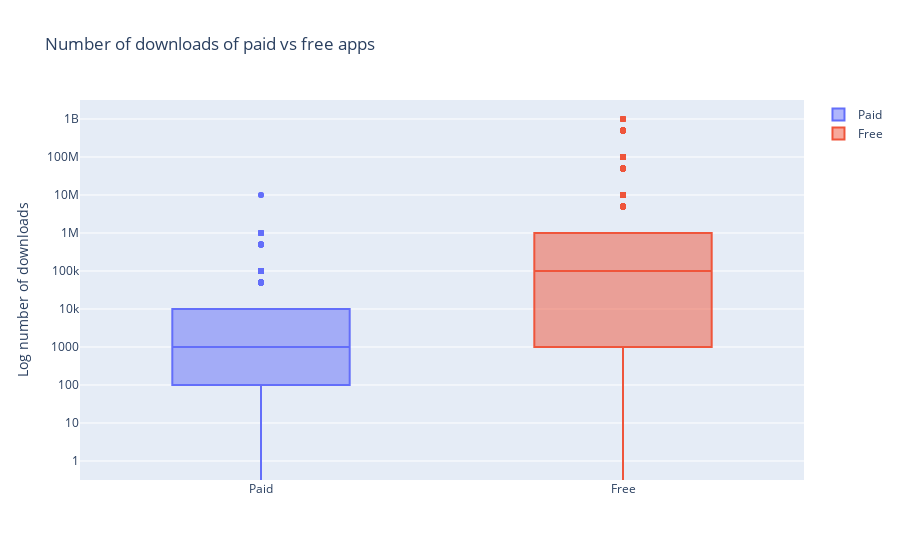

Notebook code cell kept with this figure:
### Markdown cell above
#### 8. Popularity of paid apps vs free apps

### Code cell
trace0 = go.Box( y = apps[apps['Type']=='Paid']['Installs'], name = 'Paid')

trace1= go.Box( y = apps[apps['Type']=='Free']['Installs'], name = 'Free')

layout = go.Layout( title = 'Number of downloads of paid vs free apps', yaxis = dict(title = 'Log number of downloads', type = 'log', autorange = True))

data = [trace0, trace1]
plotly.offline.iplot({'data':data, 'layout':layout})

### Figure 1 — Plotly figure (JSON) as saved in the notebook; plotly's stock layout.template omitted (floating-point values rounded to 4 significant figures; data arrays with more than 128 entries replaced by an {"elided": "..."} marker saying what was removed)
{"data": [{"name": "Paid", "type": "box", "y": {"elided": "756 int values"}}, {"name": "Free", "type": "box", "y": {"elided": "8902 int values"}}], "layout": {"title": {"text": "Number of downloads of paid vs free apps"}, "yaxis": {"autorange": true, "title": {"text": "Log number of downloads"}, "type": "log"}}}
